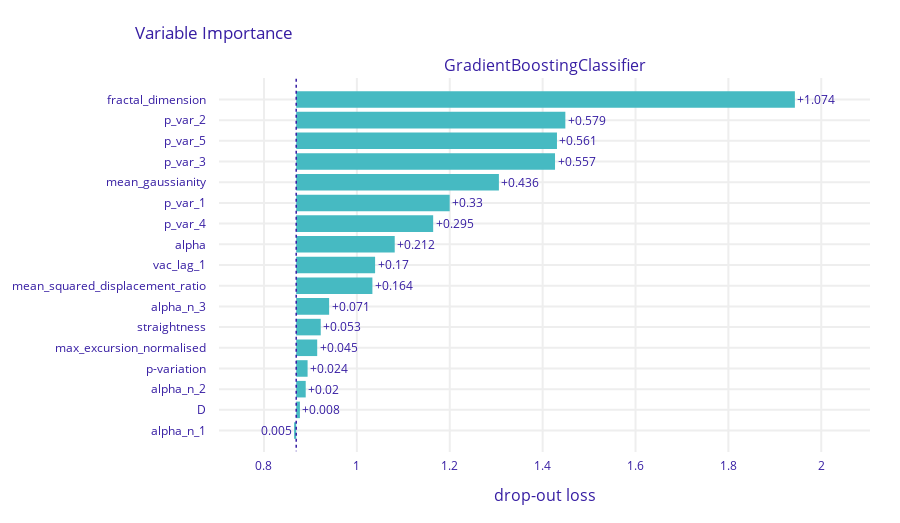

This figure's notebook cell:
### Markdown cell above
### Categorical cross entropy loss function

### Code cell
pfi_categorical_cross_entropy

### Figure 1 — Plotly figure (JSON) as saved in the notebook; plotly's stock layout.template omitted (floating-point values rounded to 4 significant figures)
{"data": [{"base": 0.8694, "hoverinfo": "text", "hoverlabel": {"bgcolor": "rgba(0,0,0,0.8)"}, "hovertext": ["Model: GradientBoostingClassifier loss after<br>variable: fractal_dimension is permuted: 1.943<br>Drop-out loss change: +1.074", "Model: GradientBoostingClassifier loss after<br>variable: p_var_2 is permuted: 1.449<br>Drop-out loss change: +0.579", "Model: GradientBoostingClassifier loss after<br>variable: p_var_5 is permuted: 1.431<br>Drop-out loss change: +0.561", "Model: GradientBoostingClassifier loss after<br>variable: p_var_3 is permuted: 1.427<br>Drop-out loss change: +0.557", "Model: GradientBoostingClassifier loss after<br>variable: mean_gaussianity is permuted: 1.306<br>Drop-out loss change: +0.436", "Model: GradientBoostingClassifier loss after<br>variable: p_var_1 is permuted: 1.2<br>Drop-out loss change: +0.33", "Model: GradientBoostingClassifier loss after<br>variable: p_var_4 is permuted: 1.164<br>Drop-out loss change: +0.295", "Model: GradientBoostingClassifier loss after<br>variable: alpha is permuted: 1.082<br>Drop-out loss change: +0.212", "Model: GradientBoostingClassifier loss after<br>variable: vac_lag_1 is permuted: 1.039<br>Drop-out loss change: +0.17", "Model: GradientBoostingClassifier loss after<br>variable: mean_squared_displacement_ratio is permuted: 1.033<br>Drop-out loss change: +0.164", "Model: GradientBoostingClassifier loss after<br>variable: alpha_n_3 is permuted: 0.94<br>Drop-out loss change: +0.071", "Model: GradientBoostingClassifier loss after<br>variable: straightness is permuted: 0.922<br>Drop-out loss change: +0.053", "Model: GradientBoostingClassifier loss after<br>variable: max_excursion_normalised is permuted: 0.915<br>Drop-out loss change: +0.045", "Model: GradientBoostingClassifier loss after<br>variable: p-variation is permuted: 0.894<br>Drop-out loss change: +0.024", "Model: GradientBoostingClassifier loss after<br>variable: alpha_n_2 is permuted: 0.89<br>Drop-out loss change: +0.02", "Model: GradientBoostingClassifier loss after<br>variable: D is permuted: 0.877<br>Drop-out loss change: +0.008", "Model: GradientBoostingClassifier loss after<br>variable: alpha_n_1 is permuted: 0.865<br>Drop-out loss change: -0.005"], "marker": {"color": "#46bac2"}, "orientation": "h", "showlegend": false, "text": ["+1.074", "+0.579", "+0.561", "+0.557", "+0.436", "+0.33", "+0.295", "+0.212", "+0.17", "+0.164", "+0.071", "+0.053", "+0.045", "+0.024", "+0.02", "+0.008", "0.005"], "textposition": "outside", "type": "bar", "x": [1.074, 0.5795, 0.5615, 0.5573, 0.4365, 0.3305, 0.2949, 0.2121, 0.1698, 0.1641, 0.07088, 0.05279, 0.04519, 0.0245, 0.02045, 0.007964, -0.00452], "xaxis": "x", "y": ["fractal_dimension", "p_var_2", "p_var_5", "p_var_3", "mean_gaussianity", "p_var_1", "p_var_4", "alpha", "vac_lag_1", "mean_squared_displacement_ratio", "alpha_n_3", "straightness", "max_excursion_normalised", "p-variation", "alpha_n_2", "D", "alpha_n_1"], "yaxis": "y"}], "layout": {"annotations": [{"font": {"size": 16}, "showarrow": false, "text": "GradientBoostingClassifier", "x": 0.5, "xanchor": "center", "xref": "paper", "y": 1, "yanchor": "bottom", "yref": "paper"}, {"font": {"size": 16}, "showarrow": false, "text": "drop-out loss", "x": 0.5, "xanchor": "center", "xref": "paper", "y": 0, "yanchor": "top", "yref": "paper", "yshift": -30}], "font": {"color": "#371ea3"}, "height": 523, "margin": {"b": 71, "r": 30, "t": 78}, "shapes": [{"line": {"color": "#371ea3", "dash": "dot", "width": 1.5}, "type": "line", "x0": 0.8694, "x1": 0.8694, "xref": "x", "y0": -1, "y1": 17, "yref": "y"}], "title": {"text": "Variable Importance", "x": 0.15}, "xaxis": {"anchor": "y", "automargin": true, "domain": [0, 1], "fixedrange": true, "gridwidth": 2, "range": [0.7031, 2.105], "tickcolor": "white", "ticklen": 3, "ticks": "outside", "type": "linear", "zeroline": false}, "yaxis": {"anchor": "x", "automargin": true, "autorange": "reversed", "domain": [0, 1], "fixedrange": true, "gridwidth": 2, "tickcolor": "white", "ticklen": 10, "ticks": "outside", "type": "category"}}}
